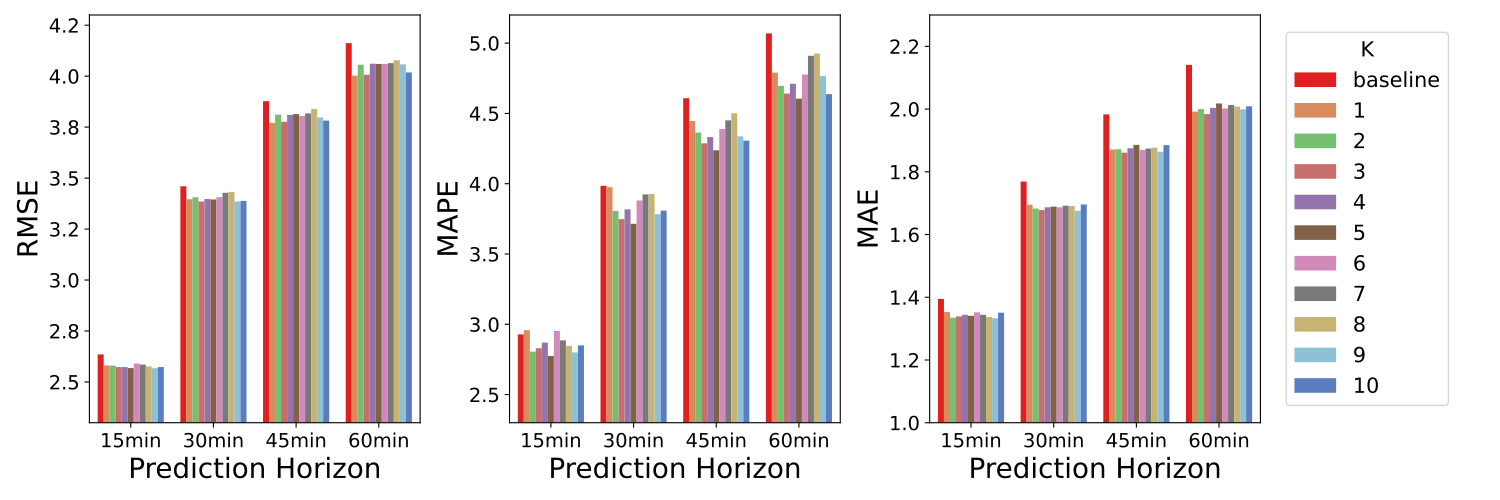

Python code for this plot:
import pandas as pd
import os
os.chdir("/app")
df = pd.read_csv("newfile.csv")

# 	Name	2	5	8	11	Unnamed: 5
# 0	0	2.635	3.460	3.877	4.162	rmse
# 1	1	2.581	3.396	3.771	4.002	rmse
# 2	2	2.580	3.406	3.811	4.056	rmse
# 3	3	2.573	3.385	3.776	4.007	rmse
# 4	4	2.573	3.397	3.810	4.061	rmse

# draw bar plot depending on the last colume (rmse/mae/mape)
# x axis is "Name"
# y axis is value


import seaborn as sns
import matplotlib.pyplot as plt

df.columns = ['n', '15min', '30min', '45min', '60min', 'measure']
df = df.dropna()

# if df['n'] = 0 then change it to "baseline"
df['n'] = df['n'].apply(lambda x: 'baseline' if x == 0 else x)

df = pd.melt(df, id_vars=['n', 'measure'], value_vars=['15min', '30min', '45min', '60min'])

# color: first element = red
# following 10 elements randomly selected
cmap = sns.color_palette("muted", 11)
cmap = [(1,0,0)] + cmap[1:]

fig, ax = plt.subplots(nrows = 1, ncols = 3, figsize=(15, 5))
sns.barplot(x='variable', y='value', hue='n', data=df[df['measure'] == 'rmse'], ax=ax[0], palette=cmap)
ax[0].set_ylabel('RMSE')
ax[0].set_ylim(2.3, 4.3)

sns.barplot(x='variable', y='value', hue='n', data=df[df['measure'] == 'mape'], ax=ax[1], palette=cmap)
ax[1].set_ylabel('MAPE')
ax[1].set_ylim(2.3, 5.2)

sns.barplot(x='variable', y='value', hue='n', data=df[df['measure'] == 'mae'], ax=ax[2], palette=cmap)
ax[2].set_ylabel('MAE')
ax[2].set_ylim(1, 2.3)

plt.tight_layout()
# delete legend
ax[0].legend_.remove()
ax[1].legend_.remove()
# ax[2].legend_.remove()

# font 20 for everything
for i in range(3):
    ax[i].tick_params(axis='both', which='major', labelsize=14)
    # ax[i].set_xlabel('')
    # y ticks 1 decimal
    ax[i].yaxis.set_major_formatter(plt.FuncFormatter(lambda x, _: '{:.1f}'.format(x)))
    ax[i].set_ylabel(ax[i].get_ylabel(), fontsize=20)
    ax[i].set_xlabel('Prediction Horizon', fontsize=20)   

# space between subplots
plt.subplots_adjust(wspace=0.3)

# ax[2] legend center right
ax[2].legend(loc='center right', bbox_to_anchor=(1.6, 0.5), title='K', title_fontsize='15', fontsize='15')

plt.tight_layout()

plt.savefig('plot2.pdf')
